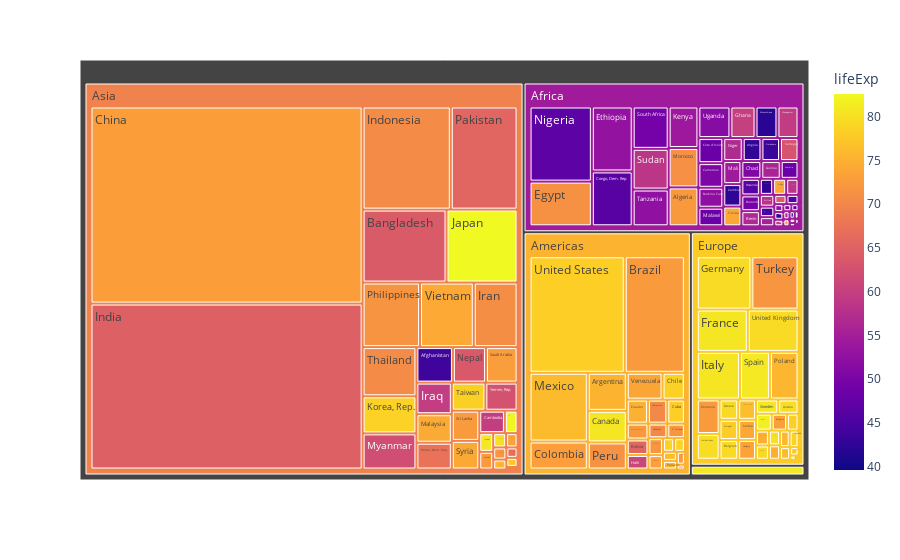

Write notebook code for a chart like this one.
### Code cell
df = px.data.gapminder().query("year == 2007") 
fig = px.treemap(df, path=['continent', 'country'], values='pop', color='lifeExp') 
fig.show()

### Figure 1 — Plotly figure (JSON) as saved in the notebook; plotly's stock layout.template omitted (floating-point values rounded to 4 significant figures; data arrays with more than 128 entries replaced by an {"elided": "..."} marker saying what was removed)
{"data": [{"branchvalues": "total", "customdata": {"elided": "147x1 float values"}, "domain": {"x": [0, 1], "y": [0, 1]}, "hovertemplate": "labels=%{label}<br>pop=%{value}<br>parent=%{parent}<br>id=%{id}<br>lifeExp=%{color}<extra></extra>", "ids": {"elided": "147 str values"}, "labels": {"elided": "147 str values"}, "marker": {"coloraxis": "coloraxis", "colors": {"elided": "147 float values"}}, "name": "", "parents": {"elided": "147 str values"}, "type": "treemap", "values": {"elided": "147 int values"}}], "layout": {"coloraxis": {"colorbar": {"title": {"text": "lifeExp"}}, "colorscale": [[0, "#0d0887"], [0.1111, "#46039f"], [0.2222, "#7201a8"], [0.3333, "#9c179e"], [0.4444, "#bd3786"], [0.5556, "#d8576b"], [0.6667, "#ed7953"], [0.7778, "#fb9f3a"], [0.8889, "#fdca26"], [1, "#f0f921"]]}, "legend": {"tracegroupgap": 0}, "margin": {"t": 60}}}
